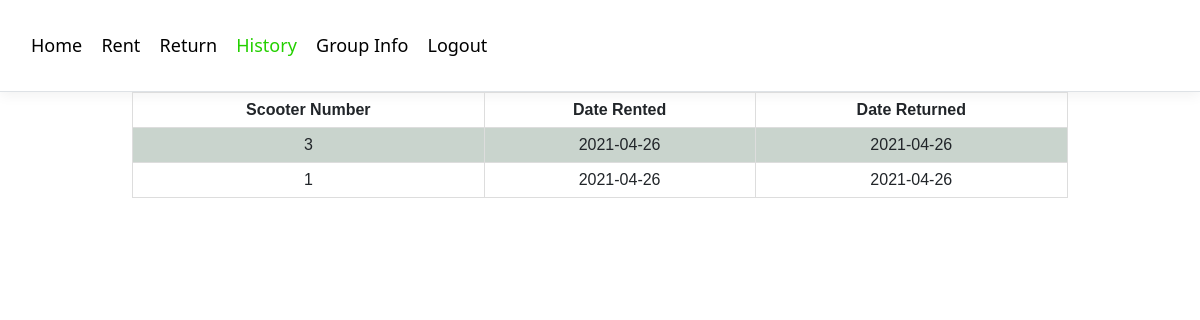
The app's page /history (signed in), older data.
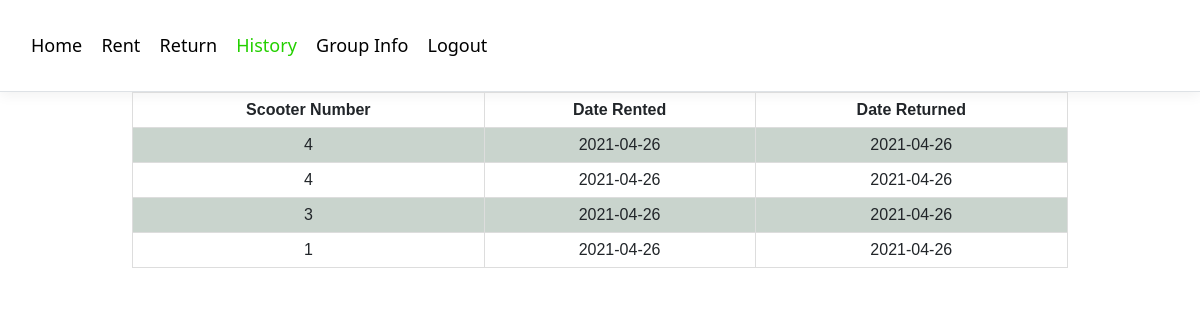
The same page, newer data.
### models.py (models this page shows, shortened)
class History(db.Model):
    id = db.Column(db.Integer, primary_key=True)
    user_id = db.Column(db.Integer)
    scooter_id = db.Column(db.String)
    rental_num = db.Column(db.Integer)
    rent_date = db.Column(db.DateTime, server_default=db.func.now())
    return_date = db.Column(db.DateTime, nullable=True)

### main.py (the view)
@main.route('/history')
@login_required
def history():
    history_info = History.query.filter_by(user_id=current_user.id).all()
    return render_template('history.html', current_user=current_user, history_info=history_info)

### __init__.py (called while the page is built)
def create_app():
    app = Flask(__name__, static_url_path='',
                static_folder='static')
    app.config['SECRET_KEY'] = 'secret-key-goes-here'
    app.config['SQLALCHEMY_DATABASE_URI'] = 'sqlite:///db.sqlite'
    app.config['SQLALCHEMY_TRACK_MODIFICATIONS'] = False
    db.init_app(app)
    login_manager = LoginManager()
    login_manager.login_view = 'main.login'
    login_manager.init_app(app)
    from .models import User
    from .models import Scooters
    from .models import Renters
    from .models import History
    @ login_manager.user_loader
    def load_user(id):
        return User.query.get(int(id))
    from .auth import auth as auth_blueprint
    app.register_blueprint(auth_blueprint)
    from .main import main as main_blueprint
    app.register_blueprint(main_blueprint)
    return app

### templates/history.html (shortened to what this page needs)
{% set active_page = "history" %}
{% extends "base.html" %} {% block content %}
<form id="history_form" method="post" name="history_form">
  <table class="center">
    <tr>
      <th>Scooter Number</th>
      <th>Date Rented</th>
      <th>Date Returned</th>
    </tr>
    {% for history in history_info|sort(attribute='rent_date', reverse=True) %}
      <tr>
        <td>{{history.scooter_id}}</td>
        <td>{{history.rent_date.strftime('%Y-%m-%d')}}</td>
        <td>{% if history.return_date == None or history.return_date.strftime('%Y-%m-%d') == '2001-01-01' %}
          Not returned
          {%else%}
          {{history.return_date.strftime('%Y-%m-%d')}}
        {%endif%}</td>
      </tr>
    {% endfor %}
  </table>
</form>
{% endblock %}

### templates/base.html (shortened to what this page needs)
<!DOCTYPE html>
<html>
  <head>
    <link href="https://cdn.jsdelivr.net/npm/bootstrap@5.0.0-beta3/dist/css/bootstrap.min.css" rel="stylesheet">
    <link
      rel="stylesheet"
      href="{{ url_for('static', filename='index.css') }}"
    />
  </head>
  <body>
    <div
      class="border-bottom box-shadow p-3"
    >
      <nav class="py-3">
        <a href="{{ url_for('main.index') }}" class="{{ 'active' if active_page == 'home' else '' }}">Home</a>
        <a href="{{ url_for('main.rent') }}"  class="{{ 'active' if active_page == 'rent' else '' }}">Rent</a>
        <a href="{{ url_for('main.return_scooter') }}"  class="{{ 'active' if active_page == 'return' else '' }}">Return</a>
        <a href="{{ url_for('main.history') }}"  class="{{ 'active' if active_page == 'history' else '' }}">History</a>
        <a href="{{ url_for('main.group') }}"  class="{{ 'active' if active_page == 'group' else '' }}">Group Info</a>
        {% if current_user.is_authenticated %}
        <a href="{{ url_for('auth.logout') }}" >Logout</a>
        {% else %}
        <a href="{{ url_for('main.login') }}"  class="{{ 'active' if active_page == 'login' else '' }}">Login</a>
        {% endif %}
      </nav>
    </div>
    <div class="container">
    {% block content %}{% endblock %}
  </div>
  </body>
</html>

### static/index.css (style rules this page uses)
html { font-size: 14px; }
@media (min-width: 768px) { html { font-size: 16px; } }
a { color: #000000; text-decoration: none; }
.active, h3 { color: #24d000; }
nav a { margin-left: 15px; font-size: 18px; }
.container { max-width: 960px; }
.border-bottom { border-bottom: 1px solid #e5e5e5; }
.box-shadow { box-shadow: 0 0.25rem 0.75rem rgba(0, 0, 0, 0.05); }
.center { margin-left: auto; margin-right: auto; }
table { font-family: arial; width: 100%; }
td, th { border: 1px solid #dddddd; text-align: center; padding: 5px; }
tr:nth-child(even) { background-color: #c9d4cd; }

Row changes from the older to the newer data that the page shows:
added History: scooter_id "4", rent_date "2021-04-26", return_date "2021-04-26"
added History: scooter_id "4", rent_date "2021-04-26", return_date "2021-04-26"
